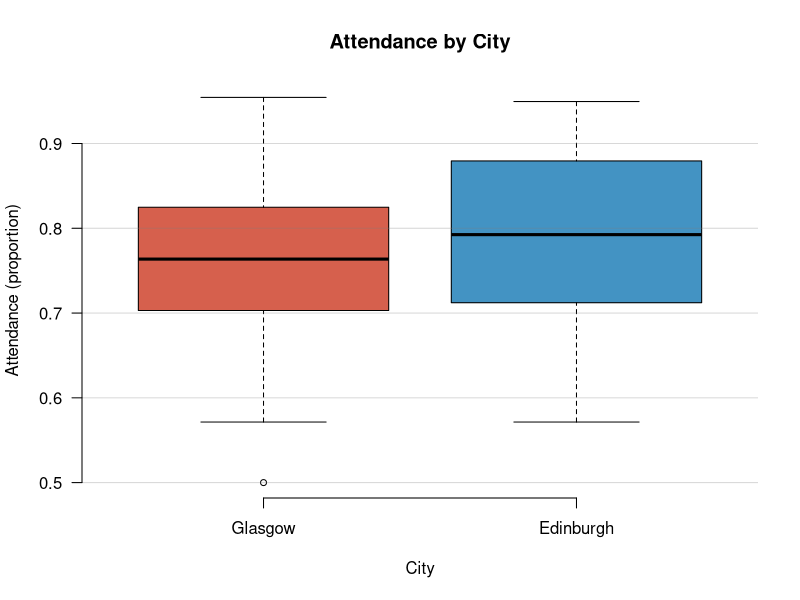
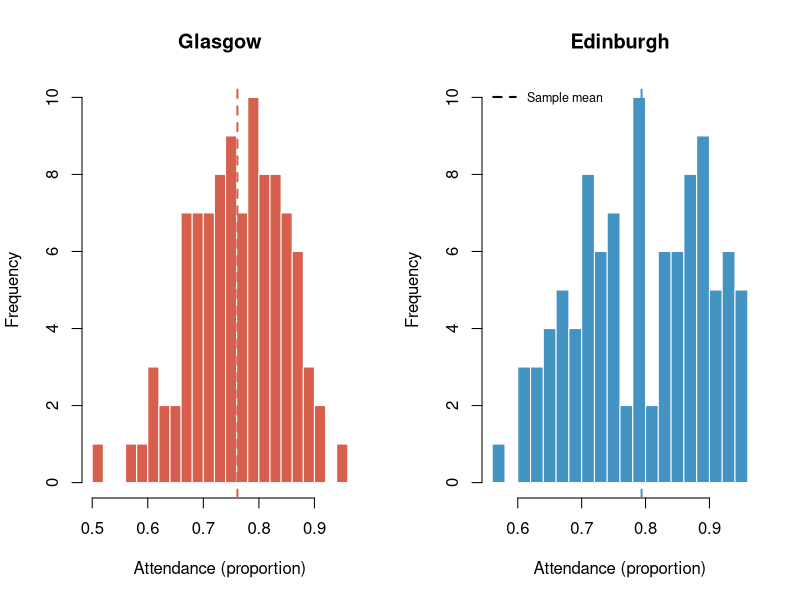

These figures' R source, in order:
## ---- chunk 1
knitr::opts_chunk$set(echo = FALSE, message = FALSE, warning = FALSE)
dat <- read.csv("../scottishData.csv")

glasgow   <- subset(dat, Council_area == "Glasgow City")
edinburgh <- subset(dat, Council_area == "City of Edinburgh")

# Unified colour palette
col_gla   <- "#D6604D"   # terracotta  — Glasgow
col_edi   <- "#4393C3"   # steel blue  — Edinburgh
col_else  <- "#66C2A5"   # mint green  — Elsewhere
col_point <- "#525252"   # slate gray  — scatter points
col_line  <- "#2166AC"   # deep blue   — regression line
col_ref   <- "#878787"   # medium gray — reference line
## ---- chunk 2

boxplot(glasgow$Attendance, edinburgh$Attendance,
        names = c("Glasgow", "Edinburgh"),
        col = c(col_gla, col_edi),
        border = "black",
        xlab = "City",
        ylab = "Attendance (proportion)",
        main = "Attendance by City",
        pch = 1, cex = 0.8, axes = FALSE)
axis(1, at = 1:2, labels = c("Glasgow", "Edinburgh"))
axis(2, las = 1)
grid(nx = NA, ny = NULL, col = adjustcolor("#808080", 0.3), lty = 1)
## ---- chunk 3

par(mfrow = c(1, 2))
hist(glasgow$Attendance, breaks = 20, col = adjustcolor(col_gla),
     border = "white", main = "Glasgow", xlab = "Attendance (proportion)", ylab = "Frequency")
abline(v = mean(glasgow$Attendance), col = col_gla, lwd = 2, lty = 2)
hist(edinburgh$Attendance, breaks = 20, col = adjustcolor(col_edi),
     border = "white", main = "Edinburgh", xlab = "Attendance (proportion)", ylab = "Frequency")
abline(v = mean(edinburgh$Attendance), col = col_edi, lwd = 2, lty = 2)
legend("topleft", legend = "Sample mean", lty = 2, lwd = 2, col = "black", cex = 0.75, bty = "n")
## ---- chunk 4

n_gla <- sum(!is.na(glasgow$Attendance))
n_edi <- sum(!is.na(edinburgh$Attendance))
mean_gla <- mean(glasgow$Attendance, na.rm = TRUE)
mean_edi <- mean(edinburgh$Attendance, na.rm = TRUE)
var_gla  <- var(glasgow$Attendance, na.rm = TRUE)
var_edi  <- var(edinburgh$Attendance, na.rm = TRUE)

sd_gla   <- sd(glasgow$Attendance, na.rm = TRUE)
sd_edi   <- sd(edinburgh$Attendance, na.rm = TRUE)

stats_table <- data.frame(
  City     = c("Glasgow", "Edinburgh"),
  N        = c(n_gla, n_edi),
  Mean     = round(c(mean_gla, mean_edi), 5),
  SD       = round(c(sd_gla, sd_edi), 5),
  Variance = round(c(var_gla, var_edi), 7)
)

knitr::kable(stats_table,
             caption = "Sample means and variances of Attendance for Glasgow and Edinburgh.",
             align = "c")
## ---- chunk 5

# 95% CI for means using t-distribution
ci_mean_gla <- mean_gla + c(-1, 1) * qt(0.975, df = n_gla - 1) * sqrt(var_gla / n_gla)
ci_mean_edi <- mean_edi + c(-1, 1) * qt(0.975, df = n_edi - 1) * sqrt(var_edi / n_edi)

ci_mean_table <- data.frame(
  City  = c("Glasgow", "Edinburgh"),
  Lower = round(c(ci_mean_gla[1], ci_mean_edi[1]), 5),
  Upper = round(c(ci_mean_gla[2], ci_mean_edi[2]), 5)
)

knitr::kable(ci_mean_table,
             caption = "95% confidence intervals for the mean of Attendance.",
             align = "c",
             col.names = c("City", "2.5%", "97.5%"))
## ---- chunk 6

# 95% CI for variance using chi-squared distribution
ci_var_gla <- c((n_gla - 1) * var_gla / qchisq(0.975, df = n_gla - 1),
                (n_gla - 1) * var_gla / qchisq(0.025, df = n_gla - 1))
ci_var_edi <- c((n_edi - 1) * var_edi / qchisq(0.975, df = n_edi - 1),
                (n_edi - 1) * var_edi / qchisq(0.025, df = n_edi - 1))

ci_var_table <- data.frame(
  City  = c("Glasgow", "Edinburgh"),
  Lower = round(c(ci_var_gla[1], ci_var_edi[1]), 7),
  Upper = round(c(ci_var_gla[2], ci_var_edi[2]), 7)
)

knitr::kable(ci_var_table,
             caption = "95% confidence intervals for the variance of Attendance.",
             align = "c",
             col.names = c("City", "2.5%", "97.5%"))
## ---- chunk 7

# Manual F-statistic calculation (as in Workshop 4)
f_stat_manual <- var_gla / var_edi
p_val_f <- 2 * min(pf(f_stat_manual, n_gla - 1, n_edi - 1, lower.tail = FALSE),
                   pf(f_stat_manual, n_gla - 1, n_edi - 1, lower.tail = TRUE))

# Verify with built-in function
f_result <- var.test(glasgow$Attendance, edinburgh$Attendance)

f_table <- data.frame(
  Statistic = round(f_result$statistic, 4),
  df1       = f_result$parameter[1],
  df2       = f_result$parameter[2],
  p_value   = formatC(f_result$p.value, format = "e", digits = 4)
)

knitr::kable(f_table,
             caption = "F-test for equality of variances of Attendance.",
             align = "c",
             col.names = c("F-statistic", "df1", "df2", "p-value"))
## ---- chunk 8

# Manual t-statistic calculation (Welch's t-test, as in Workshop 2)
t_stat <- (mean_gla - mean_edi) / sqrt(var_gla / n_gla + var_edi / n_edi)
df_welch <- (var_gla / n_gla + var_edi / n_edi)^2 /
            ((var_gla / n_gla)^2 / (n_gla - 1) + (var_edi / n_edi)^2 / (n_edi - 1))
p_val_t <- 2 * pt(abs(t_stat), df = df_welch, lower.tail = FALSE)

# Verify with built-in function
t_result <- t.test(glasgow$Attendance, edinburgh$Attendance, var.equal = FALSE)

t_table <- data.frame(
  Statistic = round(t_result$statistic, 4),
  df        = round(t_result$parameter, 2),
  p_value   = formatC(t_result$p.value, format = "e", digits = 4)
)

knitr::kable(t_table,
             caption = "Welch's two-sample t-test for difference in mean Attendance.",
             align = "c",
             col.names = c("t-statistic", "df", "p-value"))
